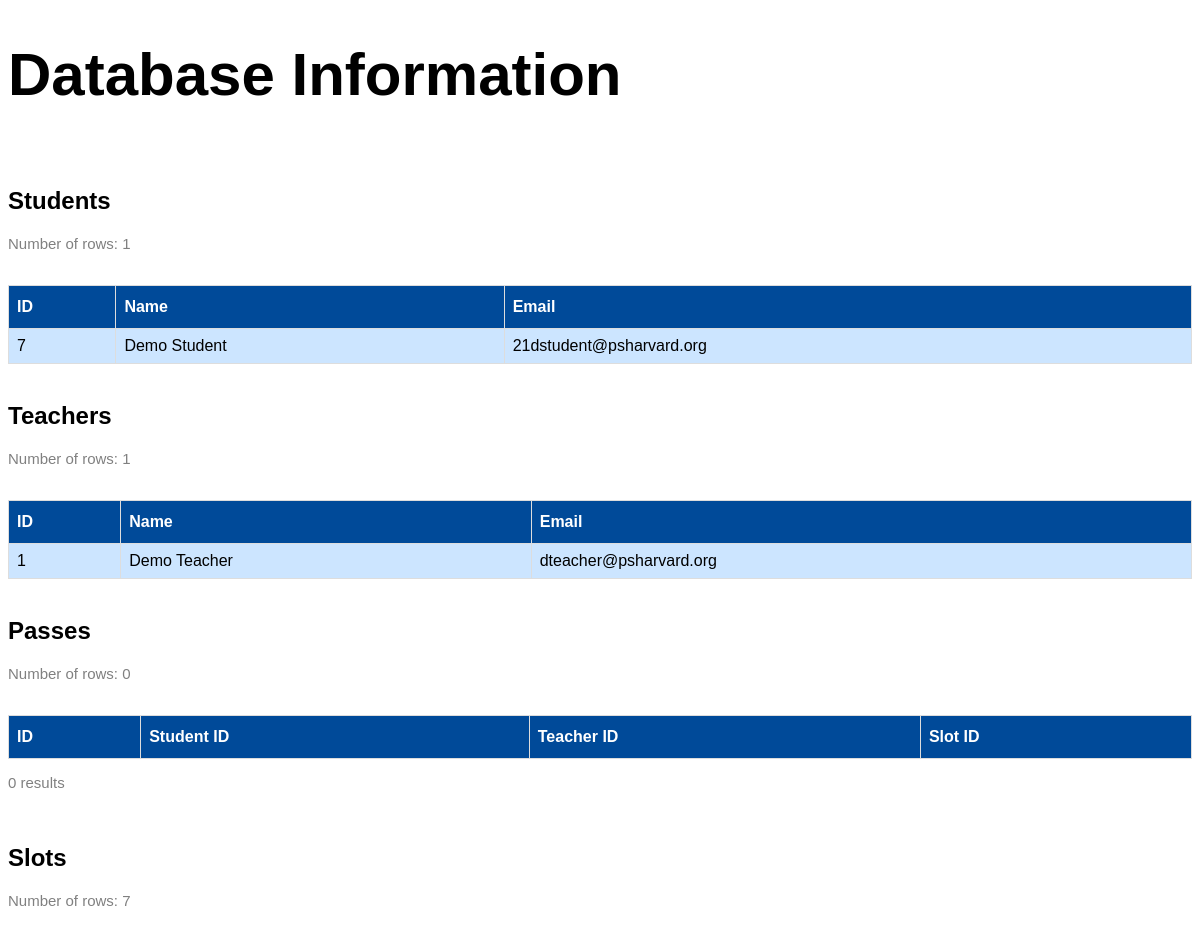
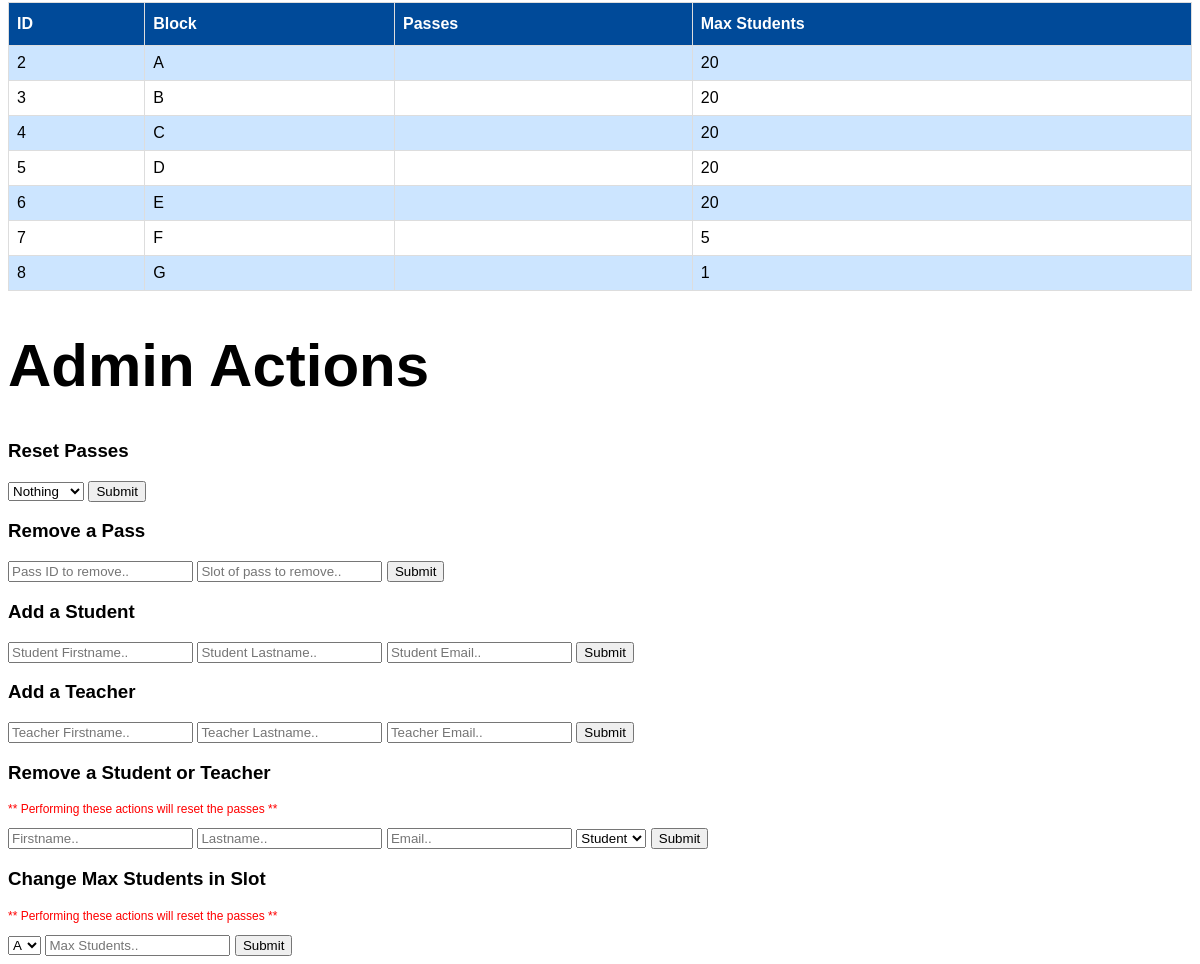
Page /sqlviewer.php on the committed database (2 pictures, top to bottom).
### tables this page shows
CREATE TABLE `Students` (
  `id` int(6) UNSIGNED NOT NULL,
  `firstname` varchar(30) NOT NULL,
  `lastname` varchar(30) NOT NULL,
  `email` varchar(50) DEFAULT NULL,
  `reg_date` timestamp NOT NULL DEFAULT CURRENT_TIMESTAMP ON UPDATE CURRENT_TIMESTAMP
);

CREATE TABLE `Teachers` (
  `id` int(6) UNSIGNED NOT NULL,
  `firstname` varchar(30) NOT NULL,
  `lastname` varchar(30) NOT NULL,
  `email` varchar(50) DEFAULT NULL,
  `reg_date` timestamp NOT NULL DEFAULT CURRENT_TIMESTAMP ON UPDATE CURRENT_TIMESTAMP
);

CREATE TABLE `Slots` (
  `id` int(6) UNSIGNED NOT NULL,
  `block` varchar(5) NOT NULL,
  `passes` varchar(80) NOT NULL,
  `max_students` int(6) UNSIGNED DEFAULT NULL
);

### sqlmanager.php (the view, shortened to what this page needs)
<?php
  function print_student_information($conn)
  {
    $sql = "SELECT * FROM Students";
    $result = mysqli_query($conn, $sql);
    echo "<br> <h2> Students </h2>";
    $num_rows = mysqli_num_rows($result);
    echo "<p>Number of rows: " . $num_rows . "</p><br>";
    echo '<table id="sql">';
    echo  '<tr>';
    echo    '<th>ID</th>';
    echo    '<th>Name</th>';
    echo    '<th>Email</th>';
    echo '</tr>';
    if ($result->num_rows > 0) {
      while($row = $result->fetch_assoc())
      {
        echo '<tr>';
        echo  '<td>'.$row["id"].'</td>';
        echo  '<td>'.$row["firstname"]. " ".$row["lastname"].'</td>';
        echo  '<td>'.$row["email"].'</td>';
        echo '</tr>';
      }
    }
    else
    {
        echo "<p id=noresults>0 results</p>";
    }
    echo '</table>';
  }
  function print_teacher_information($conn)
  {
    $sql = "SELECT * FROM Teachers";
    $result = mysqli_query($conn, $sql);
    echo "<br> <h2> Teachers </h2>";
    $num_rows = mysqli_num_rows($result);
    echo "<p>Number of rows: " . $num_rows . "</p><br>";
    echo '<table id="sql">';
    echo  '<tr>';
    echo    '<th>ID</th>';
    echo    '<th>Name</th>';
    echo    '<th>Email</th>';
    echo '</tr>';
    if ($result->num_rows > 0) {
      while($row = $result->fetch_assoc())
      {
        echo '<tr>';
        echo  '<td>'.$row["id"].'</td>';
        echo  '<td>'.$row["firstname"]. " ".$row["lastname"].'</td>';
        echo  '<td>'.$row["email"].'</td>';
        echo '</tr>';
      }
    }
    else
    {
        echo "<p id=noresults>0 results</p>";
    }
    echo '</table>';
  }
  function print_slot_information($conn)
  {
    $sql = "SELECT * FROM Slots";
    $result = mysqli_query($conn, $sql);
    echo "<br> <h2> Slots </h2>";
    $num_rows = mysqli_num_rows($result);
    echo "<p>Number of rows: " . $num_rows . "</p><br>";
    echo '<table id="sql">';
    echo  '<tr>';
    echo    '<th>ID</th>';
    echo    '<th>Block</th>';
    echo    '<th>Passes</th>';
    echo    '<th>Max Students</th>';
    echo '</tr>';
    if ($result->num_rows > 0) {
      while($row = $result->fetch_assoc())
      {
          echo '<tr>';
          echo  '<td>'.$row["id"].'</td>';
          echo  '<td>'.$row["block"].'</td>';
          echo  '<td>'.$row["passes"].'</td>';
          echo  '<td>'.$row["max_students"].'</td>';
          echo '</tr>';
      }
    }
    else
    {
        echo "<p id=noresults>0 results</p>";
    }
      echo '</table>';
  }
  function print_passes_information($conn)
  {
    $sql = "SELECT * FROM Passes";
    $result = mysqli_query($conn, $sql);
    echo "<br> <h2> Passes </h2>";
    $num_rows = mysqli_num_rows($result);
    echo "<p>Number of rows: " . $num_rows . "</p><br>";
    echo '<table id="sql">';
    echo  '<tr>';
    echo    '<th>ID</th>';
    echo    '<th>Student ID</th>';
    echo    '<th>Teacher ID</th>';
    echo    '<th>Slot ID</th>';
    echo '</tr>';
    if ($result->num_rows > 0) {
      while($row = $result->fetch_assoc())
      {
          echo '<tr>';
          echo  '<td>'.$row["id"].'</td>';
          echo  '<td>'.$row["student_key"].'</td>';
          echo  '<td>'.$row["teacher_key"].'</td>';
          echo  '<td>'.$row["slot_key"].'</td>';
          echo '</tr>';
      }
      echo '</table>';
    }
    else
    {
        echo '</table>';
        echo "<p id=noresults>0 results</p>";
    }
  }
  function print_database_information()
  {
    echo "<h1> Database Information </h1>";
    print_student_information($GLOBALS['conn']);
    print_teacher_information($GLOBALS['conn']);
    print_passes_information($GLOBALS['conn']);
    print_slot_information($GLOBALS['conn']);
  }
?>

### sqlviewer.php (shortened to what this page needs)
<!DOCTYPE html>
<html>
<head>
</head>
<?php
    require "sqlmanager.php";
    print_database_information();
?>
<h1> Admin Actions </h1>
<h3>Reset Passes</h3>
<form action = "<?php $_PHP_SELF ?>" method = "GET">
  <select id="rall" name="rall">
    <option value="0">Nothing</option>
  </select>
  <input type = "submit" />
</form>
<h3>Remove a Pass</h3>
<form action = "<?php $_PHP_SELF ?>" method = "GET">
  <input type="text" id="rpassid" name="rpassid" placeholder="Pass ID to remove.." required>
  <input type="text" id="rpassslot" name="rpassslot" placeholder="Slot of pass to remove.." required>
  <input type = "submit" />
</form>
<h3>Add a Student</h3>
<form action = "<?php $_PHP_SELF ?>" method = "GET">
  <input type="text" id="sfname" name="sfname" placeholder="Student Firstname.." required>
  <input type="text" id="slname" name="slname" placeholder="Student Lastname.." required>
  <input type="text" id="semail" name="semail" placeholder="Student Email.." required>
  <input type = "submit" />
</form>
<h3>Add a Teacher</h3>
<form action = "<?php $_PHP_SELF ?>" method = "GET">
  <input type="text" id="tfname" name="tfname" placeholder="Teacher Firstname.." required>
  <input type="text" id="tlname" name="tlname" placeholder="Teacher Lastname.." required>
  <input type="text" id="temail" name="temail" placeholder="Teacher Email.." required>
  <input type = "submit" />
</form>
<h3>Remove a Student or Teacher</h3> <p id="warning">** Performing these actions will reset the passes ** </p>
<form action = "<?php $_PHP_SELF ?>" method = "GET">
  <input type="text" id="rfname" name="rfname" placeholder="Firstname.." required>
  <input type="text" id="rlname" name="rlname" placeholder="Lastname.." required>
  <input type="text" id="remail" name="remail" placeholder="Email.." required>
  <select id="rteacherorstudent" name="rteacherorstudent">
    <option value="0">Student</option>
  </select>
  <input type = "submit" />
</form>
<h3>Change Max Students in Slot</h3> <p id="warning">** Performing these actions will reset the passes ** </p>
<form action = "<?php $_PHP_SELF ?>" method = "GET">
  <select id="cslot" name="cslot">
    <option value="A">A</option>
  </select>
  <input type="text" id="max_students" name="max_students" placeholder="Max Students.." required>
  <input type = "submit" />
</form>
</html>

### sqlviewer.php (style rules this page uses)
html * { font-family:"Lucida Sans Unicode", "Lucida Grande", sans-serif; }
h1 { font-size: 60px; }
p { font-size: 15px; color: grey; }
#warning { font-size: 12px; color: red; }
#sql { font-family: "Trebuchet MS", Arial, Helvetica, sans-serif; border-collapse: collapse; width: 100%; }
#sql td, #sql th { border: 1px solid #ddd; padding: 8px; }
#sql tr:nth-child(even) { background-color: #cce5ff; }
#sql th { padding-top: 12px; padding-bottom: 12px; text-align: left; background-color: #004a99; color: white; }

### rows in the picture
students: id "7", firstname "Demo", lastname "Student", email "21dstudent@psharvard.org"
teachers: id "1", firstname "Demo", lastname "Teacher", email "dteacher@psharvard.org"
slots: id "2", block "A", max_students "20"
slots: id "3", block "B", max_students "20"
slots: id "4", block "C", max_students "20"
slots: id "5", block "D", max_students "20"
slots: id "6", block "E", max_students "20"
slots: id "7", block "F", max_students "5"
slots: id "8", block "G", max_students "1"

### other values in the picture
$num_rows "1"
$num_rows "0"
$num_rows "7"
